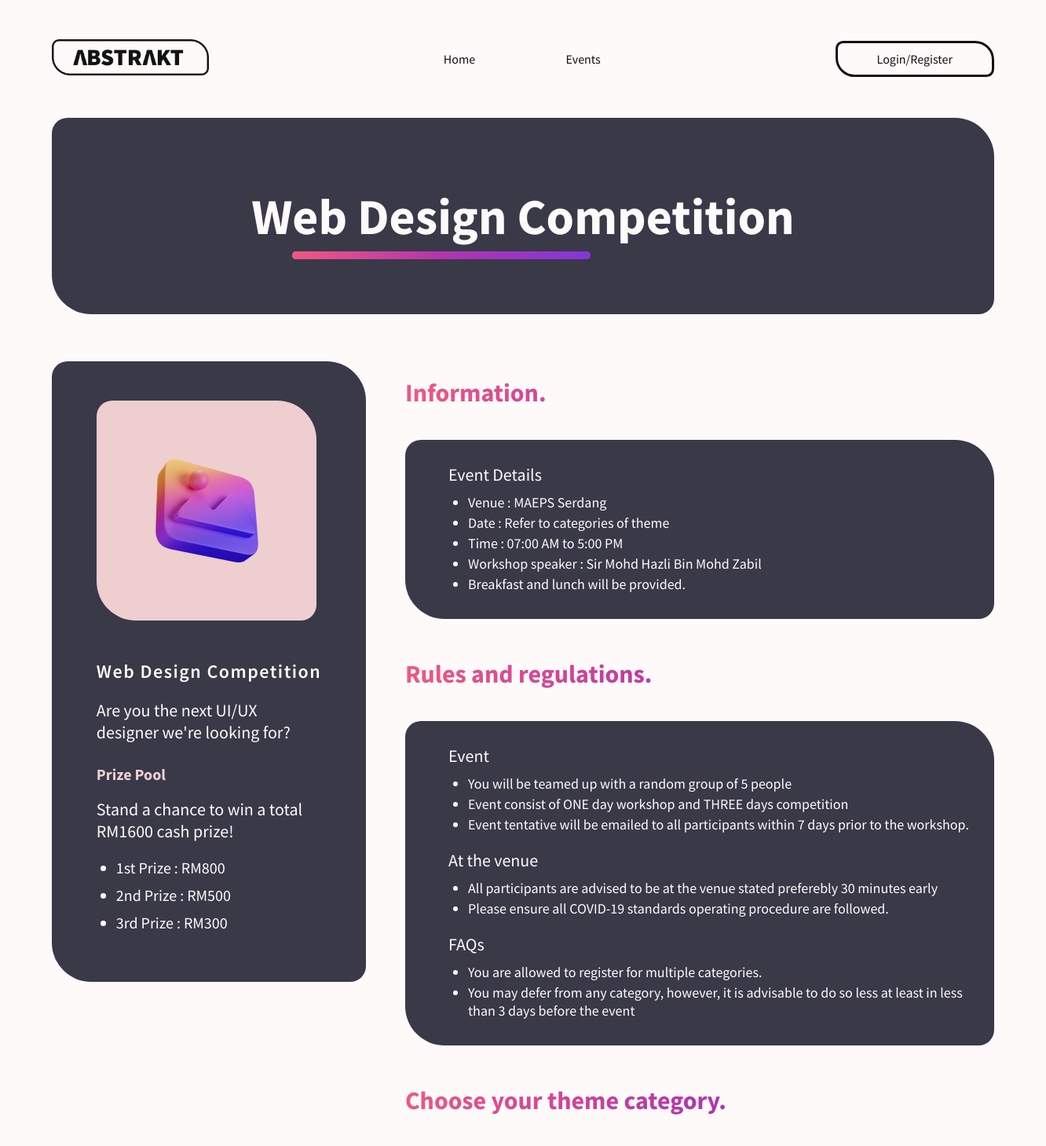
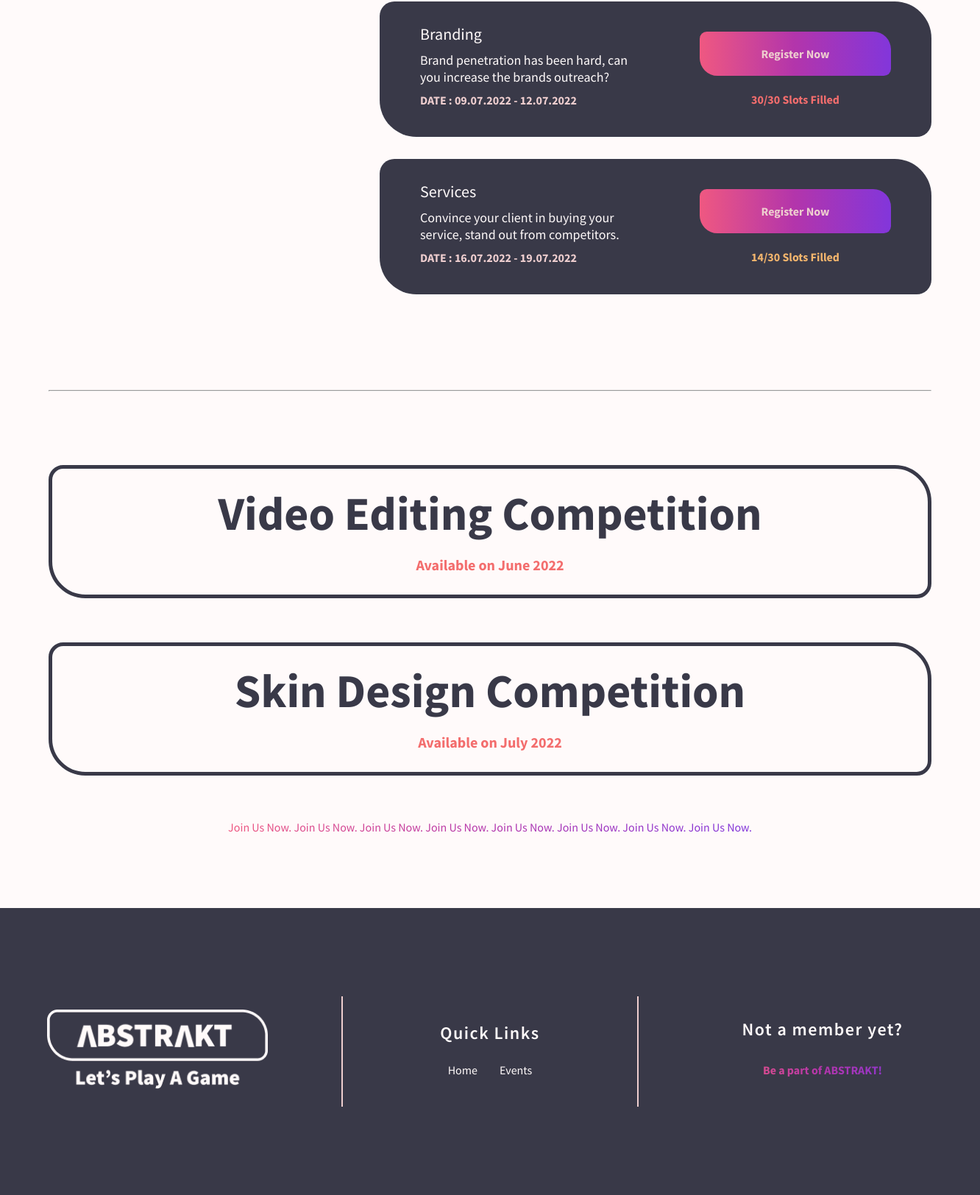
Screenshot of /events.php with the database file from the repository (2 pictures, top to bottom).
### tables this page shows
CREATE TABLE IF NOT EXISTS `webcategory` (
  `categoryid` int(4) NOT NULL AUTO_INCREMENT,
  `categoryname` varchar(30) NOT NULL,
  `categorylimit` int(4) NOT NULL,
  `categorystart` date DEFAULT NULL,
  `categoryend` date DEFAULT NULL,
  `categorydetails` varchar(100) NOT NULL,
  PRIMARY KEY (`categoryid`)
);

### events.php (the view, shortened to what this page needs)
<?php
  $connect = mysqli_connect("localhost", "root", "", "abstrakt")
            or die("Couldn't  connect to server");
  $register = 0;
  if(isset($_SESSION["admin"])){
    $adminSession = true;
    $register = 1;
  }
  else{
    $adminSession = false;
  }
  if(isset($_SESSION["user"])){
    $userSession = true;
    $register = 2;
  }
  else{
    $userSession = false;
  }
?>
<!DOCTYPE html>
<html lang="en">
  <head>
    <link rel="stylesheet" href="styling/styleSetup.css" />
    <link rel="stylesheet" href="styling/indexStyle.css" />
    <link rel="stylesheet" href="styling/eventStyle.css">
  </head>
  <body>
    <div class="global-container">
      <header>
        <a href="index.php">
          <img
            src="images/logo/AbstraktLogo.png"
            alt="Abstrakt Logo"
            width="200px"
            class="site-icon disabled-pointer"
            style="z-index: 1"
          />
        </a>
        <?php
          if($adminSession || $userSession)
          {
        ?>
        <nav class="session-nav">
        <?php }else { ?>
          <nav>
        <?php
          }
        ?>
          <a href="index.php">Home</a>
          <a href="events.php">Events</a>
        </nav>
        <?php
          if($adminSession || $userSession)
          {
        ?>
        <a href="processPage/logout.php" class="sign">Logout</a>
        <?php
          }
          else {
        ?>
        <a href="sign.php" class="sign">Login/Register</a>
        <?php
          }
        ?>
      </header>
      <div class="category-banner" id="webdesign">
            <h1>Web Design Competition</h1>
            <span class="underline"></span>
      </div>
      <div class="event-layout">
        <section class="main-event">
          <figure class="main-img-box">
            <img src="images/icon/Web Icon.png" alt="Web Design Icon">
          </figure>
          <h4>Web Design Competition</h4>
          <p>
            Are you the next UI/UX<br>
            designer we're looking for?
          </p>
          <h5>Prize Pool</h5>
          <p>
            Stand a chance to win a total<br>
            RM1600 cash prize!
          </p>
          <p>
            <ul class="prize-pool">
              <li>1st Prize : RM800</li>
              <li>2nd Prize : RM500</li>
              <li>3rd Prize : RM300</li>
            </ul>
          </p>
        </section>
        <section>
          <h3 class="gradient-text">Information.</h3>
          <blockquote class="event-info info-tab">
            <p>Event Details</p>
            <ul>
              <li>Venue : MAEPS Serdang</li>
              <li>Date : Refer to categories of theme</li>
              <li>Time : 07:00 AM to 5:00 PM</li>
              <li>Workshop speaker : Sir Mohd Hazli Bin Mohd Zabil</li>
              <li>Breakfast and lunch will be provided.</li>
            </ul>
          </blockquote>
        </section>
        <section>
          <h3 class="gradient-text">Rules and regulations.</h3>
          <blockquote class="event-info rules-tab">
            <p>Event</p>
            <ul>
              <li>You will be teamed up with a random group of 5 people</li>
              <li>Event consist of ONE day workshop and THREE days competition</li>
              <li>Event tentative will be emailed to all participants within 7 days prior to the workshop.</li>
            </ul>
            <p>At the venue</p>
            <ul>
              <li>All participants are advised to be at the venue stated preferebly 30 minutes early</li>
              <li>Please ensure all COVID-19 standards operating procedure are followed.</li>
            </ul>
            <p>FAQs</p>
            <ul>
              <li>You are allowed to register for multiple categories.</li>
              <li>You may defer from any category, however, it is advisable to do so less at least in
              less than 3 days before the event</li>
            </ul>
          </blockquote>
        </section>
        <section>
          <h3 class="gradient-text">Choose your theme category.</h3>
          <?php
            $findCategory = "SELECT * FROM webcategory";
            $findExecute = mysqli_query($connect, $findCategory);
            $availCommand =
              "SELECT webcategory.categoryid,
                COUNT(webparticipant.categoryid) AS participantCount,
                webcategory.categorylimit,
                webcategory.categorylimit-(COUNT(webparticipant.categoryid)) AS availableslot
              FROM webcategory
              LEFT JOIN webparticipant
              ON webparticipant.categoryid = webcategory.categoryid
              GROUP BY categoryid";
            $availExecute = mysqli_query($connect, $availCommand);
            if($findExecute){
              while($row = mysqli_fetch_array($findExecute, MYSQLI_BOTH)){
                $convertStartDate = strtotime($row["categorystart"]);
                $formatStartDate = date('d.m.Y', $convertStartDate);
                $convertEndDate = strtotime($row["categoryend"]);
                $formatEndDate = date('d.m.Y', $convertEndDate);
                echo "
                  <blockquote class='event-info category-tab'>
                  <div class='category-details'>
                  <p>" . $row["categoryname"] . "</p>
                    <ul>
                    <li class='category-details'>". $row["categorydetails"] ."</li>
                    </ul>
                    <h5>DATE : " . $formatStartDate . " - " . $formatEndDate . "</h5>
                  </div>
                  ";
                switch($register){
                  case 0:
                  case 1:
                    echo "
                      <a
                      href='javascript:notif($register)'
                      class='reg-event'>
                        <h5>Register Now</h5>
                      </a>
                    ";
                    break;
                }
                if($rowAvail = mysqli_fetch_array($availExecute, MYSQLI_BOTH)){
                  if($rowAvail["participantCount"] > $rowAvail["categorylimit"]*2/3){
                    echo "
                    <h5 class='slot-red'>". $rowAvail["participantCount"]
                    . "/"
                    . $rowAvail["categorylimit"]
                    . " Slots Filled</h5>
                    ";
                  }
                  else if($rowAvail["participantCount"] > $rowAvail["categorylimit"]/3){
                    echo "
                    <h5 class='slot-yellow'>". $rowAvail["participantCount"]
                    . "/"
                    . $rowAvail["categorylimit"]
                    . " Slots Filled</h5>
                    ";
                  }
                }
                echo "
                </blockquote>";
              }
            }
            echo "</div>";
          ?>
        <hr class="banner-divider">
        <div class="coming-soon-banner" id="videoediting">
          <h1>Video Editing Competition</h1>
          <h5>Available on June 2022</h5>
          <span class="underline"></span>
        </div>
        <div class="coming-soon-banner" id="skindesign">
          <h1>Skin Design Competition</h1>
          <h5>Available on July 2022</h5>
          <span class="underline"></span>
        </div>
      </div>
      <footer>
        <div>
          <marquee direction="left" scrollamount="30">
            <span class="gradient-text">
              Join Us Now. Join Us Now. Join Us Now. Join Us Now. Join Us Now.
              Join Us Now. Join Us Now. Join Us Now.
            </span>
          </marquee>
        </div>
      <div class="footer-box">
        <section>
          <a href="index.php">
            <img
            src="images/logo/AbstraktTagLine.png"
            alt="Abstrakt Logo"
            width="300px"
            />
          </a>
        </section>
        <section class="divider"></section>
        <section class="quick-links">
          <h4>Quick Links</h4>
          <div>
            <nav class="footer-nav">
              <a href="index.php">Home</a>
              <a href="events.php">Events</a>
            </nav>
          </div>
        </section>
        <section class="divider"></section>
        <section>
          <h4>Not a member yet?</h4>
          <a href="sign.php" class="challenge-button register-size"
            >Be a part of ABSTRAKT!</a
          >
        </section>
      </div>
    </footer>
  </body>
</html>

### styling/styleSetup.css (style rules this page uses)
:root { --snowwhite: #fffafa; --smokyblack: #121212; --darkgray: #393948; --transgray: rgba(217, 217, 217, 0.5); --palepink: #eececf; }
.gradient-text { background: linear-gradient( 90.05deg, #ef5881 0.04%, #b335ab 49.47%, #8336da 99.22% ); -webkit-background-clip: text; -webkit-text-fill-color: transparent; background-clip: text; text-fill-color: transparent; }
* { margin: 0; padding: 0; box-sizing: border-box; font-family: "Source Sans Pro", sans-serif; }
.global-container { width: 1200px; margin: 0 auto; }
body { color: var(--smokyblack); background-color: var(--snowwhite); }
a:link, a:visited { text-decoration: none; color: var(--smokyblack); transition: 0.3s; }
html { scroll-behavior: smooth; }
.disabled-pointer { pointer-events: none; -khtml-user-select: none; -o-user-select: none; -moz-user-select: none; -webkit-user-select: none; user-select: none; }
h1 { font-weight: 700; font-size: 96px; line-height: 121px; margin-top: 50px; }
h3 { font-weight: 700; font-size: 64px; line-height: 80px; }
h4 { font-weight: 600; font-size: 24px; letter-spacing: 1.5px; line-height: 30px; color: var(--snowwhite); }
h5 { font-weight: 700; font-size: 16px; line-height: 20px; color: var(--palepink); }
p { font-size: 20px; color: var(--snowwhite); margin-top: 20px; }
header { margin: 0px 0px; display: flex; align-items: center; justify-content: space-between; min-height: 150px; }
nav { font-weight: 400; line-height: 30px; width: 200px; display: flex; justify-content: space-between; z-index: 1; }
.sign { padding: 10px 50px; text-align: center; border: 3px solid #121212; border-radius: 9.69697px 24.2424px; z-index: 1; flex-basis: 200px; }
footer { display: flex; flex-direction: column; align-items: center; justify-content: flex-start; }
.footer-box { height: 390px; background-color: var(--darkgray); border-radius: 50px 50px 0 0; padding-left: 10%; padding-right: 10%; margin-top: 100px; display: grid; gap: 0px; grid-template-columns: 300px auto 1fr auto 300px; align-items: center; justify-content: center; }
.footer-box > section { display: flex; flex-direction: column; align-items: center; justify-content: center; }
.footer-nav > a { margin-top: 20px; color: var(--snowwhite); }
.footer-nav { display: flex; align-items: center; justify-content: center; gap: 30px; }
.divider { height: 150px; border-left: 2px solid var(--palepink); margin: 0 100px 0 100px; }
.register-size { font-size: 16px; margin-top: 20px; }
.challenge-button { font-weight: 700; padding: 10px 50px; border-radius: 9.69697px 24.2424px; background: linear-gradient( 90.05deg, #ef5881 0.04%, #b335ab 49.47%, #8336da 99.22% ); -webkit-background-clip: text; background-clip: text; -webkit-text-fill-color: transparent; color: transparent; text-fill-color: transparent; display: flex; align-items: center; justify-content: center; position: relative; }
.challenge-button::before { content: ""; position: absolute; z-index: -1; top: 0; left: 0; right: 0; bottom: 0; border: 5px solid transparent; border-radius: 9.69697px 24.2424px; background: inherit; background-origin: border-box; background-clip: border-box; -webkit-mask: linear-gradient(var(--snowwhite) 0 0) padding-box, linear-gradient(var(--snowwhite) 0 0); -webkit-mask-composite: destination-out; mask-composite: exclude; -webkit-mask-repeat: no-repeat; }

### rows the page displays
webcategory: categoryname "Branding", categorydetails "Brand penetration has been hard, can you increase the brands outreach?", categorystart "09.07.2022", categoryend "12.07.2022", participantCount "30", categorylimit "30"
webcategory: categoryname "Services", categorydetails "Convince your client in buying your service, stand out from competitors.", categorystart "16.07.2022", categoryend "19.07.2022", participantCount "14", categorylimit "30"
